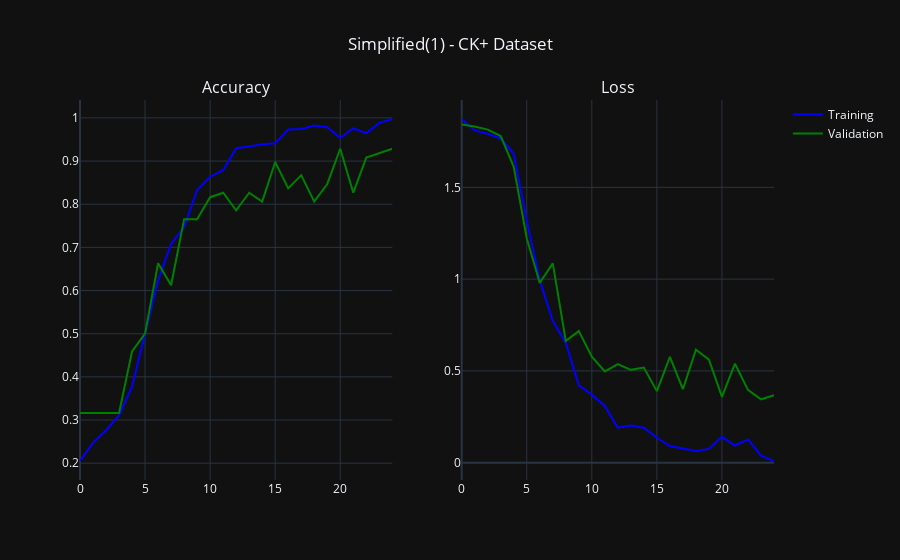

Source (notebook cell):
### Code cell
import plotly.io as pio
import plotly.express as px
import plotly.graph_objects as go
from plotly.subplots import make_subplots
import plotly.figure_factory as ff

# plot the results
epochs_range = np.arange(len(history.history['accuracy']))
fig = make_subplots(rows=1, cols=2, subplot_titles=('Accuracy', 'Loss'))

fig.add_trace(
    go.Scatter(
        x=epochs_range, y=history.history['accuracy'],
        name='Training', legendgroup='accuracy', mode='lines',  line=dict(color='blue')), row=1, col=1)
fig.add_trace(go.Scatter(x=epochs_range, y=history.history['val_accuracy'], mode='lines',  line=dict(color='green'),
    name='Validation', legendgroup='accuracy'), row=1, col=1)

fig.add_trace(
    go.Scatter(x=epochs_range, y=history.history['loss'], line=dict(color='blue'),
    mode='lines', showlegend=False), row=1, col=2)
fig.add_trace(
    go.Scatter(x=epochs_range, y=history.history['val_loss'], line=dict(color='green'),
    mode='lines', showlegend=False), row=1, col=2)


fig.update_layout(
    template='plotly_dark',
    title="Simplified(1) - CK+ Dataset",
    title_x=0.5
    ## xaxis_title="Epochs"
    ## yaxis_title="LR Value",)
)

# save and display the plot image
pio.write_image(fig, "./history.png", scale=6, width=1000, height=600)
fig.show()

### Figure 1 — Plotly figure (JSON) as saved in the notebook; plotly's stock layout.template omitted (floating-point values rounded to 4 significant figures)
{"data": [{"legendgroup": "accuracy", "line": {"color": "blue"}, "mode": "lines", "name": "Training", "type": "scatter", "x": [0, 1, 2, 3, 4, 5, 6, 7, 8, 9, 10, 11, 12, 13, 14, 15, 16, 17, 18, 19, 20, 21, 22, 23, 24], "xaxis": "x", "y": [0.2051, 0.2471, 0.2764, 0.3108, 0.3771, 0.5006, 0.6229, 0.7083, 0.7465, 0.8331, 0.8637, 0.879, 0.9299, 0.9338, 0.9389, 0.9414, 0.9732, 0.9745, 0.9822, 0.9783, 0.9541, 0.9758, 0.9643, 0.9885, 0.9975], "yaxis": "y"}, {"legendgroup": "accuracy", "line": {"color": "green"}, "mode": "lines", "name": "Validation", "type": "scatter", "x": [0, 1, 2, 3, 4, 5, 6, 7, 8, 9, 10, 11, 12, 13, 14, 15, 16, 17, 18, 19, 20, 21, 22, 23, 24], "xaxis": "x", "y": [0.3163, 0.3163, 0.3163, 0.3163, 0.4592, 0.5, 0.6633, 0.6122, 0.7653, 0.7653, 0.8163, 0.8265, 0.7857, 0.8265, 0.8061, 0.898, 0.8367, 0.8673, 0.8061, 0.8469, 0.9286, 0.8265, 0.9082, 0.9184, 0.9286], "yaxis": "y"}, {"line": {"color": "blue"}, "mode": "lines", "showlegend": false, "type": "scatter", "x": [0, 1, 2, 3, 4, 5, 6, 7, 8, 9, 10, 11, 12, 13, 14, 15, 16, 17, 18, 19, 20, 21, 22, 23, 24], "xaxis": "x2", "y": [1.873, 1.811, 1.792, 1.767, 1.683, 1.322, 0.9937, 0.7712, 0.6522, 0.421, 0.3706, 0.3091, 0.1906, 0.2018, 0.1907, 0.1355, 0.0905, 0.07732, 0.0633, 0.07483, 0.1406, 0.09323, 0.1264, 0.03795, 0.008889], "yaxis": "y2"}, {"line": {"color": "green"}, "mode": "lines", "showlegend": false, "type": "scatter", "x": [0, 1, 2, 3, 4, 5, 6, 7, 8, 9, 10, 11, 12, 13, 14, 15, 16, 17, 18, 19, 20, 21, 22, 23, 24], "xaxis": "x2", "y": [1.843, 1.832, 1.815, 1.78, 1.611, 1.222, 0.9794, 1.086, 0.6636, 0.7168, 0.5772, 0.497, 0.5365, 0.5057, 0.5183, 0.3897, 0.5765, 0.4001, 0.6151, 0.561, 0.3582, 0.5391, 0.3964, 0.3453, 0.367], "yaxis": "y2"}], "layout": {"annotations": [{"font": {"size": 16}, "showarrow": false, "text": "Accuracy", "x": 0.225, "xanchor": "center", "xref": "paper", "y": 1, "yanchor": "bottom", "yref": "paper"}, {"font": {"size": 16}, "showarrow": false, "text": "Loss", "x": 0.775, "xanchor": "center", "xref": "paper", "y": 1, "yanchor": "bottom", "yref": "paper"}], "title": {"text": "Simplified(1) - CK+ Dataset", "x": 0.5}, "xaxis": {"anchor": "y", "domain": [0, 0.45]}, "xaxis2": {"anchor": "y2", "domain": [0.55, 1]}, "yaxis": {"anchor": "x", "domain": [0, 1]}, "yaxis2": {"anchor": "x2", "domain": [0, 1]}}}
